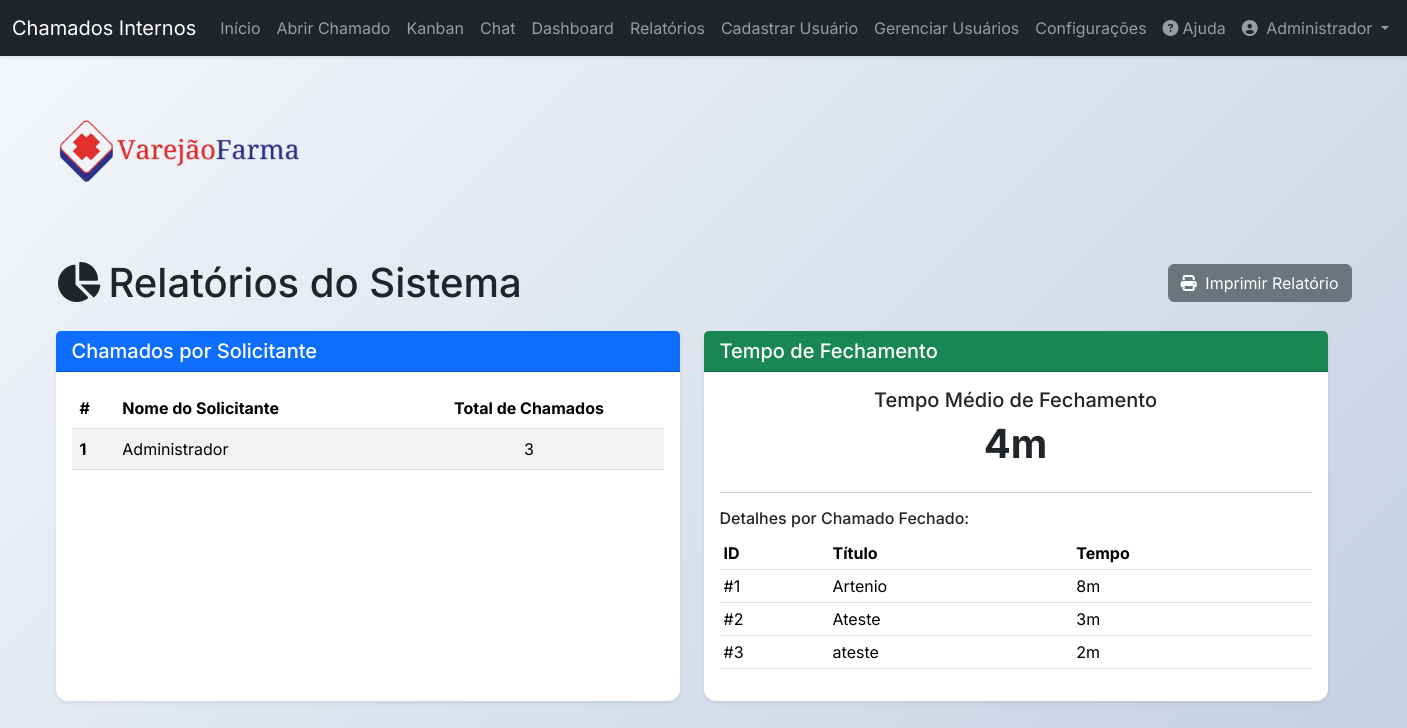
Screenshot of /reports (signed in) with the database file from the repository.
### app/models.py (models this page shows, shortened)
class User(db.Model, UserMixin):
    id = db.Column(db.Integer, primary_key=True)
    name = db.Column(db.String(100), nullable=False)
    email = db.Column(db.String(120), unique=True, nullable=False)
    sector = db.Column(db.String(50), nullable=False)
    password = db.Column(db.String(128), nullable=False)
    access_level = db.Column(db.String(20), nullable=False, default='colaborador')
    is_active = db.Column(db.Boolean, nullable=False, default=True)
    created_at = db.Column(db.DateTime, default=datetime.utcnow)
    tickets_created = db.relationship('Ticket', backref='author', lazy=True, foreign_keys='Ticket.user_id')
    tickets_assigned = db.relationship('Ticket', backref='assignee_user', lazy=True, foreign_keys='Ticket.assigned_to')
    comments = db.relationship('Comment', backref='comment_author', lazy=True)

class SystemSettings(db.Model):
    id = db.Column(db.Integer, primary_key=True)
    auto_close_days = db.Column(db.Integer, default=7)
    logo_filename = db.Column(db.String(100), nullable=True)

class Ticket(db.Model):
    id = db.Column(db.Integer, primary_key=True)
    title = db.Column(db.String(150), nullable=False)
    description = db.Column(db.Text, nullable=False)
    user_id = db.Column(db.Integer, db.ForeignKey('user.id'), nullable=False)
    origin_sector = db.Column(db.String(50), nullable=False)
    target_sector = db.Column(db.String(50), nullable=False)
    priority = db.Column(db.String(20), nullable=False, default='baixa')
    status = db.Column(db.String(20), nullable=False, default='Aberto')
    created_at = db.Column(db.DateTime, default=datetime.utcnow)
    updated_at = db.Column(db.DateTime, default=datetime.utcnow, onupdate=datetime.utcnow)
    closed_at = db.Column(db.DateTime, nullable=True, default=None)
    attachment_filename = db.Column(db.String(100), nullable=True)
    assigned_to = db.Column(db.Integer, db.ForeignKey('user.id'), nullable=True)
    comments = db.relationship('Comment', backref='ticket', lazy=True, cascade="all, delete-orphan")
    history = db.relationship('TicketHistory', backref='ticket', lazy=True, cascade="all, delete-orphan")

### app/routes.py (the view)
@main.route('/reports')
@login_required
def reports():
    if not is_tecnico(): abort(403)
    def format_timedelta(td):
        if td is None: return "N/A"
        total_seconds = int(td.total_seconds())
        days, remainder = divmod(total_seconds, 86400)
        hours, remainder = divmod(remainder, 3600)
        minutes, _ = divmod(remainder, 60)
        parts = []
        if days > 0: parts.append(f"{days}d")
        if hours > 0: parts.append(f"{hours}h")
        if minutes > 0: parts.append(f"{minutes}m")
        return " ".join(parts) if parts else "< 1m"
    tickets_per_user = db.session.query(User.name, func.count(Ticket.id).label('ticket_count')).join(Ticket, User.id == Ticket.user_id).group_by(User.name).order_by(func.count(Ticket.id).desc()).all()
    closed_tickets = Ticket.query.filter(Ticket.status == 'Fechado', Ticket.closed_at.isnot(None)).all()
    average_closing_time, closing_time_details = None, []
    if closed_tickets:
        total_seconds = sum([(t.closed_at - t.created_at).total_seconds() for t in closed_tickets])
        average_seconds = total_seconds / len(closed_tickets) if closed_tickets else 0
        average_closing_time_td = timedelta(seconds=average_seconds)
        average_closing_time = format_timedelta(average_closing_time_td)
        for ticket in closed_tickets:
            duration = ticket.closed_at - ticket.created_at
            closing_time_details.append({'id': ticket.id, 'title': ticket.title, 'author': ticket.author.name, 'duration_str': format_timedelta(duration)})
    return render_template('reports.html', title='Relatórios', tickets_per_user=tickets_per_user, average_closing_time=average_closing_time, closing_time_details=closing_time_details)

### app/__init__.py (called while the page is built)
@login_manager.user_loader
def load_user(user_id):
    from app.models import User
    return User.query.get(int(user_id))

### app/routes.py (called while the page is built)
@main.context_processor
def inject_system_settings():
    settings = SystemSettings.query.first()
    return dict(system_settings=settings)

def is_tecnico():
    return current_user.is_authenticated and (current_user.access_level == 'tecnico' or current_user.access_level == 'administrador')

### app/templates/reports.html
{% extends "base.html" %}
{% block content %}
<div class="row mt-4">
    <div class="col-12 mb-3 d-print-none">
       <img src="{% if system_settings and system_settings.logo_filename %}{{ url_for('static', filename='uploads/' + system_settings.logo_filename) }}{% else %}https://neosul.com.br/clientes/1/img/logo.png{% endif %}" alt="Logo" class="brand-logo">
    </div>
    <div class="d-flex justify-content-between align-items-center mb-4 d-print-none">
        <h1 class="mb-0"><i class="fas fa-chart-pie me-2"></i>Relatórios do Sistema</h1>
        <button id="print-report-btn" class="btn btn-secondary">
            <i class="fas fa-print me-1"></i> Imprimir Relatório
        </button>
    </div>
    <div class="row">
        <div class="col-md-6 mb-4">
            <div class="card shadow-sm h-100">
                <div class="card-header bg-primary text-white">
                    <h5 class="mb-0">Chamados por Solicitante</h5>
                </div>
                <div class="card-body">
                    {% if tickets_per_user %}
                        <div class="table-responsive">
                            <table class="table table-striped table-hover">
                                <thead>
                                    <tr>
                                        <th scope="col">#</th>
                                        <th scope="col">Nome do Solicitante</th>
                                        <th scope="col" class="text-center">Total de Chamados</th>
                                    </tr>
                                </thead>
                                <tbody>
                                    {% for user in tickets_per_user %}
                                    <tr>
                                        <th scope="row">{{ loop.index }}</th>
                                        <td>{{ user.name }}</td>
                                        <td class="text-center">{{ user.ticket_count }}</td>
                                    </tr>
                                    {% endfor %}
                                </tbody>
                            </table>
                        </div>
                    {% else %}
                        <p class="text-muted">Nenhum chamado aberto ainda para gerar este relatório.</p>
                    {% endif %}
                </div>
            </div>
        </div>
        <div class="col-md-6 mb-4">
            <div class="card shadow-sm h-100">
                <div class="card-header bg-success text-white">
                    <h5 class="mb-0">Tempo de Fechamento</h5>
                </div>
                <div class="card-body">
                    <div class="text-center mb-4">
                        <h5>Tempo Médio de Fechamento</h5>
                        <p class="display-6 fw-bold">{{ average_closing_time or 'N/A' }}</p>
                    </div>
                    <hr>
                    <h6>Detalhes por Chamado Fechado:</h6>
                    {% if closing_time_details %}
                        <div class="table-responsive">
                            <table class="table table-sm table-hover">
                                <thead>
                                    <tr>
                                        <th>ID</th>
                                        <th>Título</th>
                                        <th>Tempo</th>
                                    </tr>
                                </thead>
                                <tbody>
                                    {% for detail in closing_time_details %}
                                    <tr>
                                        <td>#{{ detail.id }}</td>
                                        <td>{{ detail.title | truncate(30, True) }}</td>
                                        <td>{{ detail.duration_str }}</td>
                                    </tr>
                                    {% endfor %}
                                </tbody>
                            </table>
                        </div>
                    {% else %}
                        <p class="text-muted">Nenhum chamado fechado ainda para gerar este relatório.</p>
                    {% endif %}
                </div>
            </div>
        </div>
    </div>
{% endblock content %}

### app/templates/components/navbar.html (shortened to what this page needs)
<nav class="navbar navbar-expand-xl navbar-dark bg-dark shadow-sm sticky-top">
    <div class="container-fluid">
        <a class="navbar-brand" href="{{ url_for('main.home') }}">Chamados Internos</a>
        <div class="collapse navbar-collapse" id="navbarNav">
            <ul class="navbar-nav me-auto mb-2 mb-lg-0">
                {% if current_user.is_authenticated %}
                    <li class="nav-item">
                        <a class="nav-link" href="{{ url_for('main.home') }}">Início</a>
                    </li>
                    <li class="nav-item">
                        <a class="nav-link" href="{{ url_for('main.create_ticket') }}">Abrir Chamado</a>
                    </li>
                    <li class="nav-item">
                        <a class="nav-link" href="{{ url_for('main.tickets_kanban') }}">Kanban</a>
                    </li>
                    <li class="nav-item">
                        <a id="nav-chat-link" class="nav-link position-relative" href="{{ url_for('main.chat_users') }}">
                            Chat
                        </a>
                    </li>
                    {% if current_user.access_level in ['tecnico', 'administrador'] %}
                        <li class="nav-item">
                            <a class="nav-link" href="{{ url_for('main.dashboard') }}">Dashboard</a>
                        </li>
                        <li class="nav-item">
                            <a class="nav-link" href="{{ url_for('main.reports') }}">Relatórios</a>
                        </li>
                    {% endif %}
                    {% if current_user.access_level == 'administrador' %}
                        <li class="nav-item">
                            <a class="nav-link" href="{{ url_for('main.register') }}">Cadastrar Usuário</a>
                        </li>
                        <li class="nav-item">
                            <a class="nav-link" href="{{ url_for('main.user_management') }}">Gerenciar Usuários</a>
                        </li>
                        <li class="nav-item">
                            <a class="nav-link" href="{{ url_for('main.settings') }}">Configurações</a>
                        </li>
                    {% endif %}
                {% endif %}
            </ul>
            <ul class="navbar-nav ms-auto mb-2 mb-lg-0">
                {% if current_user.is_authenticated %}
                    <li class="nav-item">
                        <a class="nav-link" href="{{ url_for('main.help') }}"><i class="fas fa-question-circle me-1"></i>Ajuda</a>
                    </li>
                    <li class="nav-item dropdown">
                        <a class="nav-link dropdown-toggle" href="#" id="navbarDropdown" role="button" data-bs-toggle="dropdown" aria-expanded="false">
                            <i class="fas fa-user-circle me-1"></i> {{ current_user.name }}
                        </a>
                    </li>
                {% else %}
                    <li class="nav-item">
                        <a class="nav-link" href="{{ url_for('main.login') }}">Login</a>
                    </li>
                {% endif %}
            </ul>
        </div>
    </div>
</nav>

### app/static/css/style.css (style rules this page uses)
:root { --primary-color: #4361ee; --secondary-color: #3f37c9; --success-color: #4cc9f0; --info-color: #4895ef; --warning-color: #f72585; --light-bg: #f8f9fa; --card-shadow: 0 10px 20px rgba(0, 0, 0, 0.05); --transition-speed: 0.3s; }
body { background: linear-gradient(135deg, #f5f7fa 0%, #c3cfe2 100%); background-attachment: fixed; font-family: 'Inter', -apple-system, BlinkMacSystemFont, "Segoe UI", Roboto, Helvetica, Arial, sans-serif; }
.card { border: none; border-radius: 12px; box-shadow: var(--card-shadow); transition: transform var(--transition-speed), box-shadow var(--transition-speed); }
.brand-logo { max-width: 100%; width: 250px; height: auto; margin-bottom: 1.5rem; }
.navbar-nav .nav-link { white-space: nowrap; padding-left: 0.75rem; padding-right: 0.75rem; }

### rows the page displays
User: name "Administrador", ticket_count "3"
SystemSettings: logo_filename (picture)
Ticket: title "Artenio"
Ticket: title "Ateste"
Ticket: title "ateste"

### other values shown
{{ average_closing_time or 'N/A' }} "4m"
{{ detail.id }} "1" "2" "3"
{{ detail.duration_str }} "8m" "3m" "2m"
